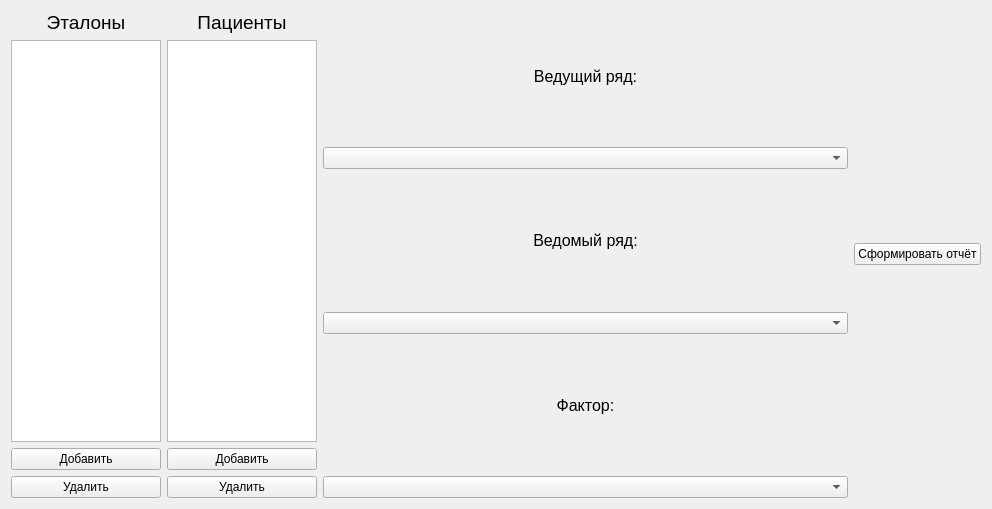
<?xml version="1.0" encoding="UTF-8"?>
<ui version="4.0">
 <class>MainBaseForm</class>
 <widget class="QWidget" name="MainBaseForm">
  <property name="geometry">
   <rect>
    <x>0</x>
    <y>0</y>
    <width>992</width>
    <height>509</height>
   </rect>
  </property>
  <property name="sizePolicy">
   <sizepolicy hsizetype="Minimum" vsizetype="Expanding">
    <horstretch>0</horstretch>
    <verstretch>0</verstretch>
   </sizepolicy>
  </property>
  <property name="maximumSize">
   <size>
    <width>16777215</width>
    <height>16777215</height>
   </size>
  </property>
  <property name="windowTitle">
   <string>Form</string>
  </property>
  <layout class="QHBoxLayout" name="horizontalLayout" stretch="0,0,0,1">
   <property name="sizeConstraint">
    <enum>QLayout::SetMinimumSize</enum>
   </property>
   <item>
    <layout class="QGridLayout" name="ref_layout" columnminimumwidth="0">
     <property name="sizeConstraint">
      <enum>QLayout::SetFixedSize</enum>
     </property>
     <property name="horizontalSpacing">
      <number>6</number>
     </property>
     <item row="1" column="0">
      <widget class="QListWidget" name="std_list">
       <property name="sizePolicy">
        <sizepolicy hsizetype="Minimum" vsizetype="Expanding">
         <horstretch>0</horstretch>
         <verstretch>0</verstretch>
        </sizepolicy>
       </property>
       <property name="minimumSize">
        <size>
         <width>150</width>
         <height>0</height>
        </size>
       </property>
       <property name="maximumSize">
        <size>
         <width>150</width>
         <height>16777215</height>
        </size>
       </property>
       <property name="batchSize">
        <number>150</number>
       </property>
      </widget>
     </item>
     <item row="2" column="0">
      <widget class="QPushButton" name="add_std_btn">
       <property name="sizePolicy">
        <sizepolicy hsizetype="Minimum" vsizetype="Fixed">
         <horstretch>0</horstretch>
         <verstretch>0</verstretch>
        </sizepolicy>
       </property>
       <property name="maximumSize">
        <size>
         <width>150</width>
         <height>16777215</height>
        </size>
       </property>
       <property name="text">
        <string>Добавить</string>
       </property>
      </widget>
     </item>
     <item row="3" column="0">
      <widget class="QPushButton" name="del_std_btn">
       <property name="sizePolicy">
        <sizepolicy hsizetype="Minimum" vsizetype="Fixed">
         <horstretch>0</horstretch>
         <verstretch>0</verstretch>
        </sizepolicy>
       </property>
       <property name="maximumSize">
        <size>
         <width>150</width>
         <height>16777215</height>
        </size>
       </property>
       <property name="text">
        <string>Удалить</string>
       </property>
      </widget>
     </item>
     <item row="0" column="0">
      <widget class="QLabel" name="std_label">
       <property name="sizePolicy">
        <sizepolicy hsizetype="Minimum" vsizetype="Preferred">
         <horstretch>0</horstretch>
         <verstretch>0</verstretch>
        </sizepolicy>
       </property>
       <property name="maximumSize">
        <size>
         <width>150</width>
         <height>16777215</height>
        </size>
       </property>
       <property name="font">
        <font>
         <pointsize>14</pointsize>
        </font>
       </property>
       <property name="text">
        <string>Эталоны</string>
       </property>
       <property name="alignment">
        <set>Qt::AlignCenter</set>
       </property>
      </widget>
     </item>
    </layout>
   </item>
   <item>
    <layout class="QGridLayout" name="sample_layout">
     <property name="sizeConstraint">
      <enum>QLayout::SetFixedSize</enum>
     </property>
     <item row="4" column="0">
      <widget class="QPushButton" name="del_sample_btn">
       <property name="sizePolicy">
        <sizepolicy hsizetype="Minimum" vsizetype="Fixed">
         <horstretch>0</horstretch>
         <verstretch>0</verstretch>
        </sizepolicy>
       </property>
       <property name="maximumSize">
        <size>
         <width>150</width>
         <height>16777215</height>
        </size>
       </property>
       <property name="text">
        <string>Удалить</string>
       </property>
      </widget>
     </item>
     <item row="1" column="0">
      <widget class="QLabel" name="sample_label">
       <property name="sizePolicy">
        <sizepolicy hsizetype="Minimum" vsizetype="Preferred">
         <horstretch>0</horstretch>
         <verstretch>0</verstretch>
        </sizepolicy>
       </property>
       <property name="maximumSize">
        <size>
         <width>150</width>
         <height>16777215</height>
        </size>
       </property>
       <property name="font">
        <font>
         <pointsize>14</pointsize>
        </font>
       </property>
       <property name="text">
        <string>Пациенты</string>
       </property>
       <property name="alignment">
        <set>Qt::AlignCenter</set>
       </property>
      </widget>
     </item>
     <item row="2" column="0">
      <widget class="QListWidget" name="sample_list">
       <property name="sizePolicy">
        <sizepolicy hsizetype="Minimum" vsizetype="Expanding">
         <horstretch>0</horstretch>
         <verstretch>0</verstretch>
        </sizepolicy>
       </property>
       <property name="minimumSize">
        <size>
         <width>150</width>
         <height>0</height>
        </size>
       </property>
       <property name="maximumSize">
        <size>
         <width>150</width>
         <height>16777215</height>
        </size>
       </property>
       <property name="batchSize">
        <number>150</number>
       </property>
      </widget>
     </item>
     <item row="3" column="0">
      <widget class="QPushButton" name="add_sample_btn">
       <property name="sizePolicy">
        <sizepolicy hsizetype="Minimum" vsizetype="Fixed">
         <horstretch>0</horstretch>
         <verstretch>0</verstretch>
        </sizepolicy>
       </property>
       <property name="maximumSize">
        <size>
         <width>150</width>
         <height>16777215</height>
        </size>
       </property>
       <property name="text">
        <string>Добавить</string>
       </property>
      </widget>
     </item>
    </layout>
   </item>
   <item>
    <layout class="QVBoxLayout" name="choice_layout" stretch="0,0,0,0,0,0">
     <property name="sizeConstraint">
      <enum>QLayout::SetFixedSize</enum>
     </property>
     <item>
      <widget class="QLabel" name="lead_label">
       <property name="sizePolicy">
        <sizepolicy hsizetype="Minimum" vsizetype="Expanding">
         <horstretch>0</horstretch>
         <verstretch>0</verstretch>
        </sizepolicy>
       </property>
       <property name="font">
        <font>
         <pointsize>12</pointsize>
        </font>
       </property>
       <property name="text">
        <string>Ведущий ряд:</string>
       </property>
       <property name="alignment">
        <set>Qt::AlignCenter</set>
       </property>
      </widget>
     </item>
     <item>
      <widget class="QComboBox" name="lead_box">
       <property name="sizePolicy">
        <sizepolicy hsizetype="Minimum" vsizetype="Fixed">
         <horstretch>0</horstretch>
         <verstretch>0</verstretch>
        </sizepolicy>
       </property>
      </widget>
     </item>
     <item>
      <widget class="QLabel" name="slave_label">
       <property name="sizePolicy">
        <sizepolicy hsizetype="Minimum" vsizetype="Expanding">
         <horstretch>0</horstretch>
         <verstretch>0</verstretch>
        </sizepolicy>
       </property>
       <property name="font">
        <font>
         <pointsize>12</pointsize>
        </font>
       </property>
       <property name="text">
        <string>Ведомый ряд:</string>
       </property>
       <property name="alignment">
        <set>Qt::AlignCenter</set>
       </property>
      </widget>
     </item>
     <item>
      <widget class="QComboBox" name="slave_box"/>
     </item>
     <item>
      <widget class="QLabel" name="factor_label">
       <property name="sizePolicy">
        <sizepolicy hsizetype="Minimum" vsizetype="Expanding">
         <horstretch>0</horstretch>
         <verstretch>0</verstretch>
        </sizepolicy>
       </property>
       <property name="font">
        <font>
         <pointsize>12</pointsize>
        </font>
       </property>
       <property name="text">
        <string>Фактор:</string>
       </property>
       <property name="alignment">
        <set>Qt::AlignCenter</set>
       </property>
      </widget>
     </item>
     <item>
      <widget class="QComboBox" name="factor_box">
       <property name="sizePolicy">
        <sizepolicy hsizetype="Minimum" vsizetype="Fixed">
         <horstretch>0</horstretch>
         <verstretch>0</verstretch>
        </sizepolicy>
       </property>
      </widget>
     </item>
    </layout>
   </item>
   <item>
    <layout class="QVBoxLayout" name="data_layout">
     <property name="sizeConstraint">
      <enum>QLayout::SetMaximumSize</enum>
     </property>
     <property name="leftMargin">
      <number>0</number>
     </property>
     <item>
      <widget class="QPushButton" name="report_btn">
       <property name="sizePolicy">
        <sizepolicy hsizetype="Fixed" vsizetype="Fixed">
         <horstretch>0</horstretch>
         <verstretch>0</verstretch>
        </sizepolicy>
       </property>
       <property name="text">
        <string>Сформировать отчёт</string>
       </property>
      </widget>
     </item>
    </layout>
   </item>
  </layout>
 </widget>
 <resources/>
 <connections/>
</ui>
